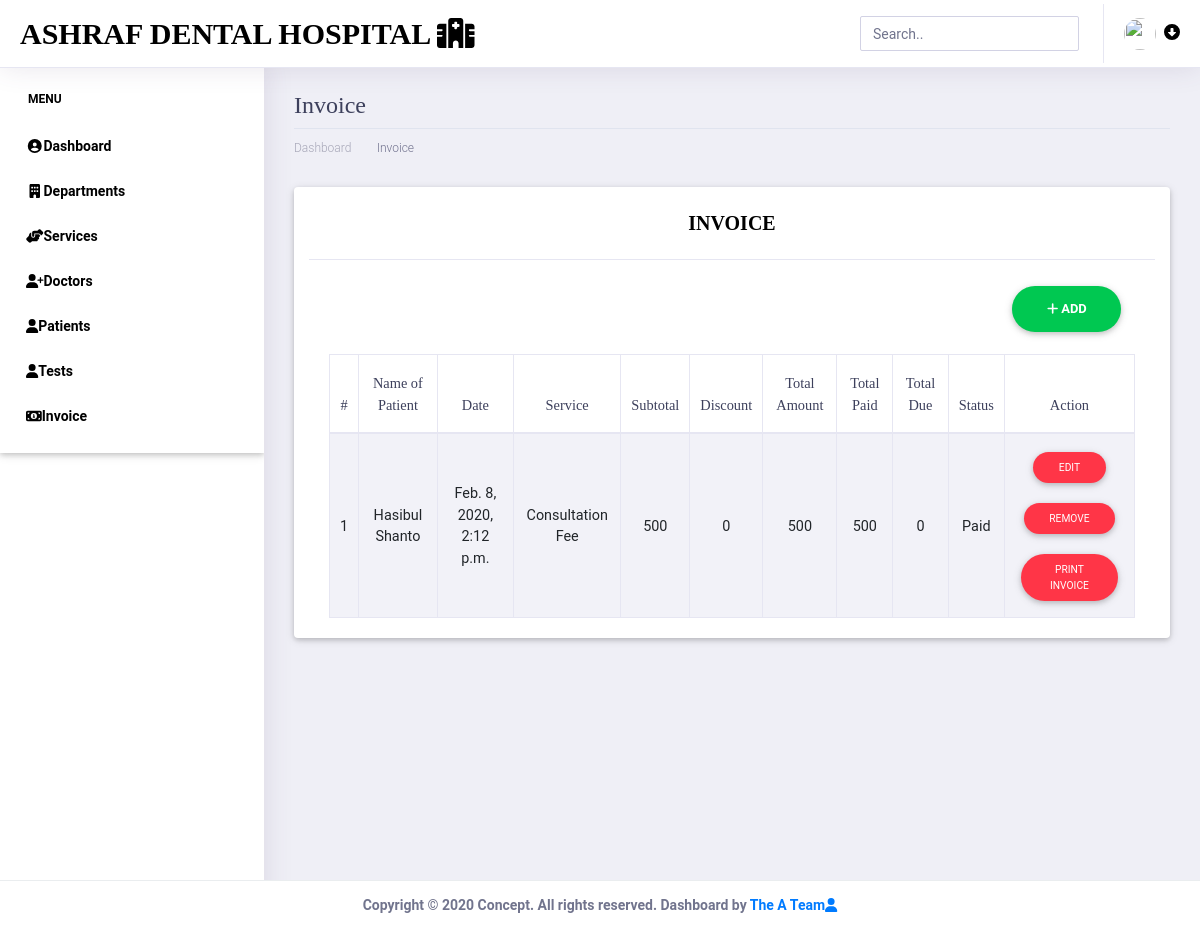
The page /invoice/ (signed in) on the database as committed earlier.
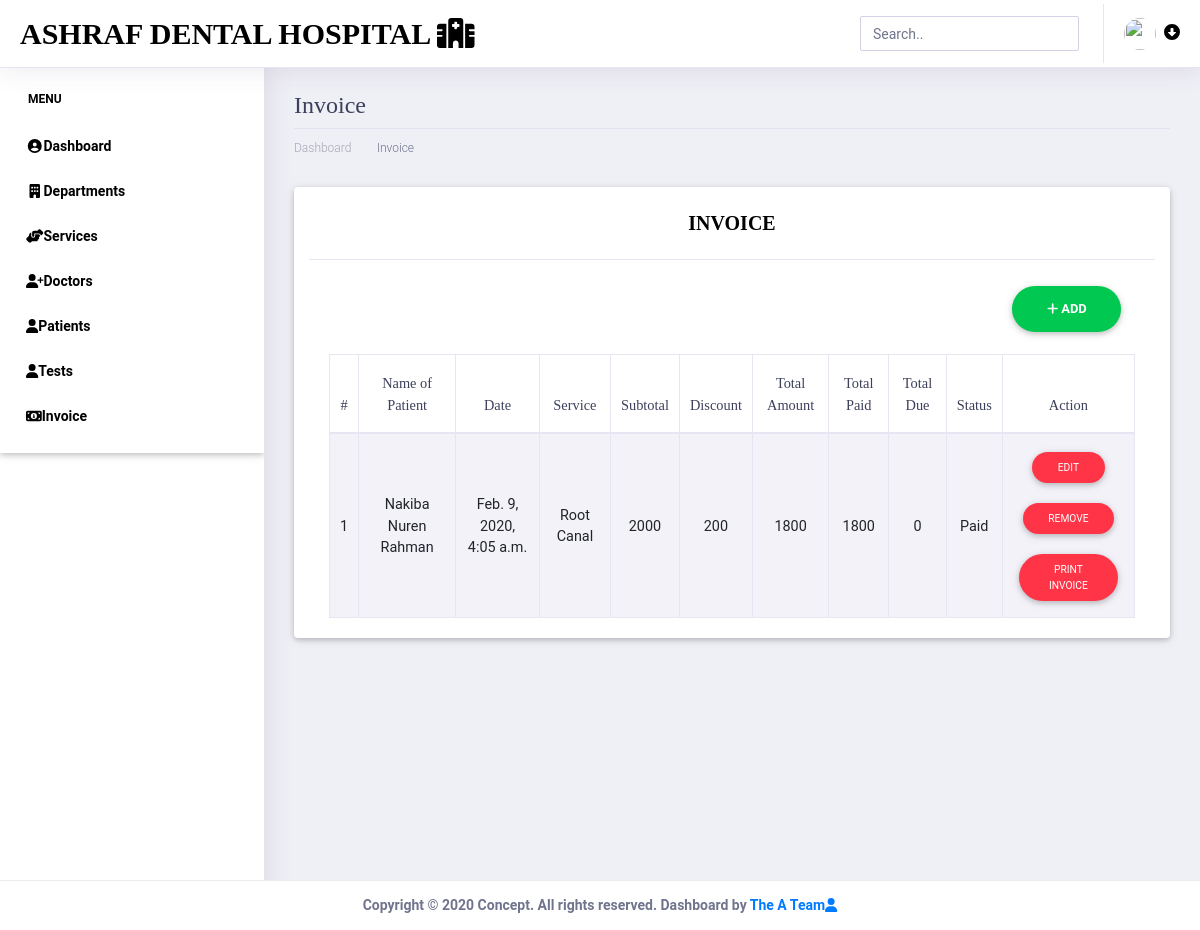
The same page on the database as committed later.
### invoice_app/models.py (models this page shows, shortened)
class Invoice(models.Model):
    PatientName = models.OneToOneField(Patient, related_name='invoice', on_delete=models.CASCADE)
    ServiceName = models.ForeignKey(Service,  on_delete=models.CASCADE)
    date = models.DateTimeField(default=datetime.datetime.now())
    Sub_Total = models.IntegerField(default=0)
    Discount = models.IntegerField(default=0)
    Total_Amount = models.IntegerField(default=0)
    Total_Paid = models.IntegerField(default=0)
    Total_Due = models.IntegerField(default=0)
    Due_Status = models.BooleanField(default=False)

### patient_app/models.py (models this page shows)
class Patient (models.Model):
    doctor = models.ForeignKey(Doctor, related_name='patients', on_delete=models.CASCADE)
    name = models.CharField(max_length=128)
    age = models.CharField(max_length=512)
    gender = models.CharField(max_length=512)
    phone = models.CharField(max_length=20)
    address = models.CharField(max_length=200, default='')
    MedNAme = models.CharField(max_length=300, default='')
    complain = models.TextField(max_length=250, default='')
    observation = models.TextField(max_length=250, default='')
    advice = models.CharField(max_length=200, default='')
    dose = models.CharField(max_length=20, default='')
    duration = models.CharField(max_length=20, default='')
    date = models.DateTimeField(default=datetime.datetime.now())
    diabetes = models.BooleanField(default=False)
    blood_group = models.CharField(max_length=15, default='')
    def __str__(self):
        return self.name

### services_app/models.py (models this page shows)
class Service(models.Model):
    department = models.ForeignKey(Department, related_name='services', on_delete=models.CASCADE)
    name = models.CharField(max_length=128)
    cost = models.IntegerField(default=0)
    duration = models.CharField(max_length=20)
    def __str__(self):
        return self.name

### invoice_app/views.py (the view)
# urls.py: path('invoice/',include('invoice_app.url'))
@login_required(login_url="/")
def invoice (request):
    i = Invoice.objects.all()
    serial = list()
    for j in range(1, len(i) + 1):
        serial.append(j)
    foo = zip(i, serial)
    context = {'invc': foo}
    return render(request, 'invoice.html',context)

### templates/invoice.html (shortened to what the changed rows need)
<!doctype html>
<html lang="en">
<head>
    {% load static %}
    <link rel="stylesheet" href="/static/assets/vendor/bootstrap/css/bootstrap.min.css">
    <link href="/static/assets/vendor/fonts/circular-std/style.css" rel="stylesheet">
    <link rel="stylesheet" href="/static/assets/libs/css/style.css">
    <link rel="stylesheet" href="/static/assets/vendor/fonts/fontawesome/css/fontawesome-all.css">
    <link rel="stylesheet" href="/static/assets/vendor/charts/chartist-bundle/chartist.css">
    <link rel="stylesheet" href="/static/assets/vendor/charts/morris-bundle/morris.css">
    <link rel="stylesheet" href="/static/assets/vendor/fonts/material-design-iconic-font/css/materialdesignicons.min.css">
    <link rel="stylesheet" href="/static/assets/vendor/charts/c3charts/c3.css">
    <link rel="stylesheet" href="/static/assets/vendor/fonts/flag-icon-css/flag-icon.min.css">
    <link rel="stylesheet" href="/static/assets/libs/css/mdb.min.css" >
    <link rel="stylesheet" href="/static/assets/libs/css/animate-3.7.0.css">
    <link rel="stylesheet" href="/static/assets/libs/css/owl-carousel.min.css">
    <link rel="stylesheet" href="/static/assets/libs/css/mdb.min.css">
    <link rel="stylesheet" href="/static/assets/libs/css/all.css">
</head>
<body>
    <div class="dashboard-main-wrapper">
        <div class="dashboard-wrapper">
            <div class="dashboard-ecommerce">
                <div class="container-fluid dashboard-content ">
                    <div class="row">
                        <div class="col-xl-12 col-lg-12 col-md-12 col-sm-12 col-12">
                            <div class="page-header">
                                <h2 class="pageheader-title">Invoice </h2>
                            </div>
                        </div>
                    </div>
             <section class="contact-section area-padding">
                <div class="container card">
                  <div class="card-body">
                    <div id="table" class="table-editable">
                      <table class="table table-bordered table-responsive-md table-striped text-center">
                        <thead>
                          <tr>
                            <th class="text-center" color="black">#</th>
                            <th class="text-center" color="black">Name of Patient</th>
                            <th class="text-center" color="black">Date</th>
                              <th class="text-center" color="black">Service</th>
                              <th class="text-center" color="black">Subtotal</th>
                              <th class="text-center" color="black">Discount</th>
                              <th class="text-center" color="black">Total Amount</th>
                              <th class="text-center" color="black">Total Paid</th>
                              <th class="text-center" color="black">Total Due</th>
                              <th class="text-center" color="black">Status</th>
                            <th class="text-center" color="black">Action</th>
                          </tr>
                        </thead>
                        <tbody>
                        {% for val, s in invc %}
                          <tr>
                            <td class="pt-3-half"  color="black">{{s}}</td>
                            <td class="pt-3-half"  color="black">{{val.PatientName}}</td>
                            <td class="pt-3-half"  color="black">{{val.date}}</td>
                          <td class="pt-3-half"  color="black">{{val.ServiceName}}</td>
                              <td class="pt-3-half"  color="black">{{val.Sub_Total}}</td>
                              <td class="pt-3-half"  color="black">{{val.Discount}}</td>
                              <td class="pt-3-half"  color="black">{{val.Total_Amount}}</td>
                              <td class="pt-3-half"  color="black">{{val.Total_Paid}}</td>
                               <td class="pt-3-half"  color="black">{{val.Total_Due}}</td>
                              {% if val.Due_Status == False %}
                              <td class="pt-3-half"  color="black">Paid</td>
                              {% endif %}
                            <td>
                                <span class="table-edit">
                                <a href="{% url 'edit-invoice' val.id %}"><button type="button" class="btn btn-danger btn-rounded btn-sm my-0">Edit</button></a>
                              </span><p></p>
                              <span class="table-remove">
                                <a href="{% url 'remove-invoice' val.id %}"><button type="button" class="btn btn-danger btn-rounded btn-sm my-0">Remove</button></a>
                              </span><p></p>
                                 <span class="table-edit">
                                <a href="{% url 'print_invoice' val.id %}"><button type="button" class="btn btn-danger btn-rounded btn-sm my-0">Print Invoice</button></a>
                              </span><p></p>
                            </td>
                          </tr>
                        {% endfor %}
                        </tbody>
                      </table>
                    </div>
                  </div>
                </div>
            </section>
        </div>
    </div>
        </div>
    </div>
</body>
</html>

Rows that differ between the two databases and show on the page:
removed Invoice: s "1", PatientName "Hasibul Shanto", date "Feb. 8, 2020, 2:12 p.m.", ServiceName "Consultation Fee", Sub_Total "500", Discount "0", Total_Amount "500", Total_Paid "500", Total_Due "0", Due_Status "Paid"
added Invoice: s "1", PatientName "Nakiba Nuren Rahman", date "Feb. 9, 2020, 4:05 a.m.", ServiceName "Root Canal", Sub_Total "2000", Discount "200", Total_Amount "1800", Total_Paid "1800", Total_Due "0", Due_Status "Paid"
